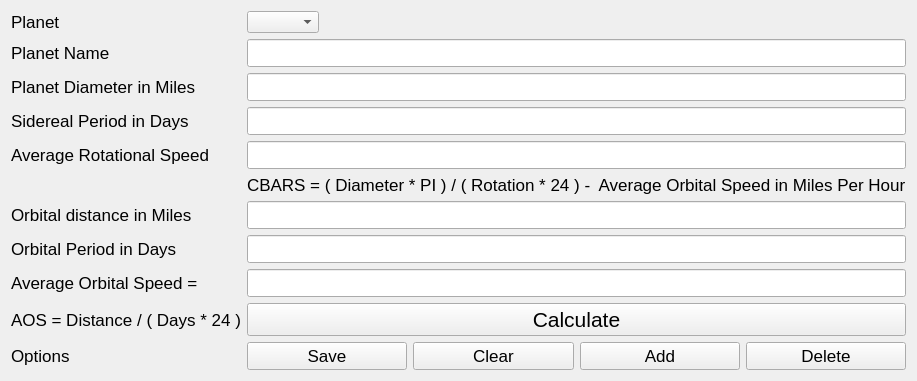
      <widget class="QWidget" name="tabPlanet">
       <attribute name="title">
        <string>Planet</string>
       </attribute>
       <layout class="QVBoxLayout" name="verticalLayout_6">
        <item>
         <layout class="QFormLayout" name="formLayoutPlanet">
          <item row="0" column="0">
           <widget class="QLabel" name="labelPlanetDropdown">
            <property name="font">
             <font>
              <pointsize>13</pointsize>
             </font>
            </property>
            <property name="text">
             <string>Planet</string>
            </property>
           </widget>
          </item>
          <item row="1" column="0">
           <widget class="QLabel" name="labelPlanetPlanetName">
            <property name="font">
             <font>
              <pointsize>13</pointsize>
             </font>
            </property>
            <property name="text">
             <string>Planet Name</string>
            </property>
           </widget>
          </item>
          <item row="1" column="1">
           <widget class="QLineEdit" name="lineEditPlanetPlanetName">
            <property name="font">
             <font>
              <pointsize>13</pointsize>
             </font>
            </property>
            <property name="inputMask">
             <string notr="true"/>
            </property>
            <property name="text">
             <string notr="true"/>
            </property>
            <property name="placeholderText">
             <string notr="true"/>
            </property>
           </widget>
          </item>
          <item row="2" column="0">
           <widget class="QLabel" name="labelPlanetSize">
            <property name="font">
             <font>
              <pointsize>13</pointsize>
             </font>
            </property>
            <property name="text">
             <string>Planet Diameter in Miles</string>
            </property>
           </widget>
          </item>
          <item row="2" column="1">
           <widget class="QLineEdit" name="lineEditPlanetSize">
            <property name="font">
             <font>
              <pointsize>13</pointsize>
             </font>
            </property>
            <property name="inputMask">
             <string notr="true"/>
            </property>
            <property name="text">
             <string notr="true"/>
            </property>
            <property name="placeholderText">
             <string notr="true"/>
            </property>
           </widget>
          </item>
          <item row="3" column="0">
           <widget class="QLabel" name="labelPlanetPeriod">
            <property name="font">
             <font>
              <pointsize>13</pointsize>
             </font>
            </property>
            <property name="text">
             <string>Sidereal Period in Days</string>
            </property>
           </widget>
          </item>
          <item row="3" column="1">
           <widget class="QLineEdit" name="lineEditPlanetSidereal">
            <property name="font">
             <font>
              <pointsize>13</pointsize>
             </font>
            </property>
            <property name="inputMask">
             <string notr="true"/>
            </property>
            <property name="text">
             <string notr="true"/>
            </property>
            <property name="placeholderText">
             <string notr="true"/>
            </property>
           </widget>
          </item>
          <item row="4" column="0">
           <widget class="QLabel" name="labelPlanetRotational">
            <property name="font">
             <font>
              <pointsize>13</pointsize>
             </font>
            </property>
            <property name="text">
             <string>Average Rotational Speed</string>
            </property>
           </widget>
          </item>
          <item row="4" column="1">
           <widget class="QLineEdit" name="lineEditPlanetRotational">
            <property name="font">
             <font>
              <pointsize>13</pointsize>
             </font>
            </property>
            <property name="inputMask">
             <string notr="true"/>
            </property>
            <property name="text">
             <string notr="true"/>
            </property>
            <property name="placeholderText">
             <string notr="true"/>
            </property>
           </widget>
          </item>
          <item row="5" column="0">
           <widget class="QLabel" name="labelPlanetCbars">
            <property name="font">
             <font>
              <pointsize>11</pointsize>
             </font>
            </property>
            <property name="text">
             <string/>
            </property>
           </widget>
          </item>
          <item row="5" column="1">
           <widget class="QLabel" name="labelPlanetTitle2">
            <property name="font">
             <font>
              <pointsize>13</pointsize>
             </font>
            </property>
            <property name="text">
             <string>CBARS = ( Diameter * PI ) / ( Rotation * 24 ) -  Average Orbital Speed in Miles Per Hour</string>
            </property>
           </widget>
          </item>
          <item row="6" column="0">
           <widget class="QLabel" name="labelPlanetOrbital">
            <property name="font">
             <font>
              <pointsize>13</pointsize>
             </font>
            </property>
            <property name="text">
             <string>Orbital distance in Miles</string>
            </property>
           </widget>
          </item>
          <item row="6" column="1">
           <widget class="QLineEdit" name="lineEditPlanetOrbitalDistance">
            <property name="font">
             <font>
              <pointsize>13</pointsize>
             </font>
            </property>
            <property name="inputMask">
             <string notr="true"/>
            </property>
            <property name="text">
             <string notr="true"/>
            </property>
            <property name="placeholderText">
             <string notr="true"/>
            </property>
           </widget>
          </item>
          <item row="7" column="0">
           <widget class="QLabel" name="labelPlanetOPD">
            <property name="font">
             <font>
              <pointsize>13</pointsize>
             </font>
            </property>
            <property name="text">
             <string>Orbital Period in Days</string>
            </property>
           </widget>
          </item>
          <item row="7" column="1">
           <widget class="QLineEdit" name="lineEditPlanetOrbitalPeriod">
            <property name="font">
             <font>
              <pointsize>13</pointsize>
             </font>
            </property>
            <property name="inputMask">
             <string notr="true"/>
            </property>
            <property name="text">
             <string notr="true"/>
            </property>
            <property name="placeholderText">
             <string notr="true"/>
            </property>
           </widget>
          </item>
          <item row="8" column="0">
           <widget class="QLabel" name="labelPlanetAOSLable">
            <property name="font">
             <font>
              <pointsize>13</pointsize>
             </font>
            </property>
            <property name="text">
             <string>Average Orbital Speed =</string>
            </property>
           </widget>
          </item>
          <item row="8" column="1">
           <widget class="QLineEdit" name="lineEditPlanetAOS">
            <property name="font">
             <font>
              <pointsize>13</pointsize>
             </font>
            </property>
            <property name="inputMask">
             <string notr="true"/>
            </property>
            <property name="text">
             <string notr="true"/>
            </property>
            <property name="placeholderText">
             <string notr="true"/>
            </property>
           </widget>
          </item>
          <item row="9" column="0">
           <widget class="QLabel" name="labelPlanetAOSTile">
            <property name="font">
             <font>
              <pointsize>13</pointsize>
             </font>
            </property>
            <property name="text">
             <string>AOS = Distance / ( Days * 24 )</string>
            </property>
           </widget>
          </item>
          <item row="9" column="1">
           <widget class="QPushButton" name="pushButtonPlanetCalculate">
            <property name="font">
             <font>
              <pointsize>16</pointsize>
             </font>
            </property>
            <property name="text">
             <string>Calculate</string>
            </property>
           </widget>
          </item>
          <item row="10" column="0">
           <widget class="QLabel" name="labelPlanetOptions">
            <property name="font">
             <font>
              <pointsize>13</pointsize>
             </font>
            </property>
            <property name="text">
             <string>Options</string>
            </property>
           </widget>
          </item>
          <item row="10" column="1">
           <layout class="QHBoxLayout" name="horizontalLayoutPlanet">
            <item>
             <widget class="QPushButton" name="pushButtonPlanetSave">
              <property name="font">
               <font>
                <pointsize>13</pointsize>
               </font>
              </property>
              <property name="text">
               <string>Save</string>
              </property>
             </widget>
            </item>
            <item>
             <widget class="QPushButton" name="pushButtonPlanetClear">
              <property name="font">
               <font>
                <pointsize>13</pointsize>
               </font>
              </property>
              <property name="text">
               <string>Clear</string>
              </property>
             </widget>
            </item>
            <item>
             <widget class="QPushButton" name="pushButtonPlanetAdd">
              <property name="font">
               <font>
                <pointsize>13</pointsize>
               </font>
              </property>
              <property name="text">
               <string>Add</string>
              </property>
             </widget>
            </item>
            <item>
             <widget class="QPushButton" name="pushButtonPlanetDelete">
              <property name="font">
               <font>
                <pointsize>13</pointsize>
               </font>
              </property>
              <property name="text">
               <string>Delete</string>
              </property>
             </widget>
            </item>
           </layout>
          </item>
          <item row="0" column="1">
           <layout class="QHBoxLayout" name="horizontalLayoutPlanetCombo">
            <item>
             <widget class="QComboBox" name="comboBoxPlanet">
              <property name="currentText">
               <string notr="true"/>
              </property>
             </widget>
            </item>
            <item>
             <spacer name="horizontalSpacerPlanetCombo">
              <property name="orientation">
               <enum>Qt::Horizontal</enum>
              </property>
              <property name="sizeHint" stdset="0">
               <size>
                <width>40</width>
                <height>20</height>
               </size>
              </property>
             </spacer>
            </item>
           </layout>
          </item>
         </layout>
        </item>
       </layout>
      </widget>
